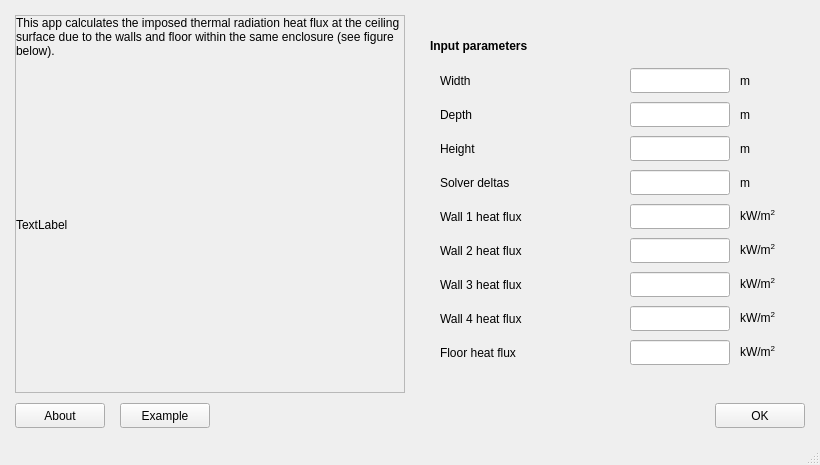
<?xml version="1.0" encoding="UTF-8"?>
<ui version="4.0">
 <class>MainWindow</class>
 <widget class="QMainWindow" name="MainWindow">
  <property name="geometry">
   <rect>
    <x>0</x>
    <y>0</y>
    <width>820</width>
    <height>465</height>
   </rect>
  </property>
  <property name="windowTitle">
   <string>MainWindow</string>
  </property>
  <widget class="QWidget" name="centralwidget">
   <layout class="QGridLayout" name="gridLayout_2">
    <property name="leftMargin">
     <number>15</number>
    </property>
    <property name="topMargin">
     <number>15</number>
    </property>
    <property name="rightMargin">
     <number>15</number>
    </property>
    <property name="bottomMargin">
     <number>15</number>
    </property>
    <property name="spacing">
     <number>10</number>
    </property>
    <item row="0" column="1">
     <widget class="QFrame" name="frame_userio">
      <property name="minimumSize">
       <size>
        <width>390</width>
        <height>0</height>
       </size>
      </property>
      <property name="maximumSize">
       <size>
        <width>390</width>
        <height>16777215</height>
       </size>
      </property>
      <layout class="QGridLayout" name="gridLayout">
       <property name="leftMargin">
        <number>15</number>
       </property>
       <property name="topMargin">
        <number>15</number>
       </property>
       <property name="rightMargin">
        <number>15</number>
       </property>
       <property name="bottomMargin">
        <number>15</number>
       </property>
       <property name="horizontalSpacing">
        <number>10</number>
       </property>
       <property name="verticalSpacing">
        <number>5</number>
       </property>
       <item row="4" column="3">
        <widget class="QLabel" name="label_18">
         <property name="sizePolicy">
          <sizepolicy hsizetype="Minimum" vsizetype="Fixed">
           <horstretch>0</horstretch>
           <verstretch>0</verstretch>
          </sizepolicy>
         </property>
         <property name="minimumSize">
          <size>
           <width>50</width>
           <height>25</height>
          </size>
         </property>
         <property name="maximumSize">
          <size>
           <width>16777215</width>
           <height>25</height>
          </size>
         </property>
         <property name="text">
          <string>m</string>
         </property>
        </widget>
       </item>
       <item row="9" column="2">
        <widget class="QLineEdit" name="lineEdit_in_floor_heat_flux">
         <property name="sizePolicy">
          <sizepolicy hsizetype="Minimum" vsizetype="Fixed">
           <horstretch>0</horstretch>
           <verstretch>0</verstretch>
          </sizepolicy>
         </property>
         <property name="minimumSize">
          <size>
           <width>50</width>
           <height>25</height>
          </size>
         </property>
         <property name="maximumSize">
          <size>
           <width>16777215</width>
           <height>25</height>
          </size>
         </property>
        </widget>
       </item>
       <item row="5" column="1">
        <widget class="QLabel" name="label_4">
         <property name="sizePolicy">
          <sizepolicy hsizetype="Minimum" vsizetype="Fixed">
           <horstretch>0</horstretch>
           <verstretch>0</verstretch>
          </sizepolicy>
         </property>
         <property name="minimumSize">
          <size>
           <width>180</width>
           <height>25</height>
          </size>
         </property>
         <property name="maximumSize">
          <size>
           <width>16777215</width>
           <height>25</height>
          </size>
         </property>
         <property name="text">
          <string>Wall 1 heat flux</string>
         </property>
        </widget>
       </item>
       <item row="5" column="3">
        <widget class="QLabel" name="label_12">
         <property name="sizePolicy">
          <sizepolicy hsizetype="Minimum" vsizetype="Fixed">
           <horstretch>0</horstretch>
           <verstretch>0</verstretch>
          </sizepolicy>
         </property>
         <property name="minimumSize">
          <size>
           <width>50</width>
           <height>25</height>
          </size>
         </property>
         <property name="maximumSize">
          <size>
           <width>16777215</width>
           <height>25</height>
          </size>
         </property>
         <property name="text">
          <string>kW/m&lt;sup&gt;2&lt;/sup&gt;</string>
         </property>
        </widget>
       </item>
       <item row="3" column="1">
        <widget class="QLabel" name="label_3">
         <property name="sizePolicy">
          <sizepolicy hsizetype="Minimum" vsizetype="Fixed">
           <horstretch>0</horstretch>
           <verstretch>0</verstretch>
          </sizepolicy>
         </property>
         <property name="minimumSize">
          <size>
           <width>180</width>
           <height>25</height>
          </size>
         </property>
         <property name="maximumSize">
          <size>
           <width>16777215</width>
           <height>25</height>
          </size>
         </property>
         <property name="text">
          <string>Height</string>
         </property>
        </widget>
       </item>
       <item row="3" column="3">
        <widget class="QLabel" name="label_11">
         <property name="sizePolicy">
          <sizepolicy hsizetype="Minimum" vsizetype="Fixed">
           <horstretch>0</horstretch>
           <verstretch>0</verstretch>
          </sizepolicy>
         </property>
         <property name="minimumSize">
          <size>
           <width>50</width>
           <height>25</height>
          </size>
         </property>
         <property name="maximumSize">
          <size>
           <width>16777215</width>
           <height>25</height>
          </size>
         </property>
         <property name="text">
          <string>m</string>
         </property>
        </widget>
       </item>
       <item row="6" column="1">
        <widget class="QLabel" name="label_5">
         <property name="sizePolicy">
          <sizepolicy hsizetype="Minimum" vsizetype="Fixed">
           <horstretch>0</horstretch>
           <verstretch>0</verstretch>
          </sizepolicy>
         </property>
         <property name="minimumSize">
          <size>
           <width>180</width>
           <height>25</height>
          </size>
         </property>
         <property name="maximumSize">
          <size>
           <width>16777215</width>
           <height>25</height>
          </size>
         </property>
         <property name="text">
          <string>Wall 2 heat flux</string>
         </property>
        </widget>
       </item>
       <item row="1" column="3">
        <widget class="QLabel" name="label_9">
         <property name="sizePolicy">
          <sizepolicy hsizetype="Minimum" vsizetype="Fixed">
           <horstretch>0</horstretch>
           <verstretch>0</verstretch>
          </sizepolicy>
         </property>
         <property name="minimumSize">
          <size>
           <width>50</width>
           <height>25</height>
          </size>
         </property>
         <property name="maximumSize">
          <size>
           <width>16777215</width>
           <height>25</height>
          </size>
         </property>
         <property name="text">
          <string>m</string>
         </property>
        </widget>
       </item>
       <item row="6" column="2">
        <widget class="QLineEdit" name="lineEdit_in_wall_2_heat_flux">
         <property name="sizePolicy">
          <sizepolicy hsizetype="Minimum" vsizetype="Fixed">
           <horstretch>0</horstretch>
           <verstretch>0</verstretch>
          </sizepolicy>
         </property>
         <property name="minimumSize">
          <size>
           <width>50</width>
           <height>25</height>
          </size>
         </property>
         <property name="maximumSize">
          <size>
           <width>16777215</width>
           <height>25</height>
          </size>
         </property>
        </widget>
       </item>
       <item row="8" column="1">
        <widget class="QLabel" name="label_7">
         <property name="sizePolicy">
          <sizepolicy hsizetype="Minimum" vsizetype="Fixed">
           <horstretch>0</horstretch>
           <verstretch>0</verstretch>
          </sizepolicy>
         </property>
         <property name="minimumSize">
          <size>
           <width>180</width>
           <height>25</height>
          </size>
         </property>
         <property name="maximumSize">
          <size>
           <width>16777215</width>
           <height>25</height>
          </size>
         </property>
         <property name="text">
          <string>Wall 4 heat flux</string>
         </property>
        </widget>
       </item>
       <item row="4" column="1">
        <widget class="QLabel" name="label_17">
         <property name="sizePolicy">
          <sizepolicy hsizetype="Minimum" vsizetype="Fixed">
           <horstretch>0</horstretch>
           <verstretch>0</verstretch>
          </sizepolicy>
         </property>
         <property name="minimumSize">
          <size>
           <width>180</width>
           <height>25</height>
          </size>
         </property>
         <property name="maximumSize">
          <size>
           <width>16777215</width>
           <height>25</height>
          </size>
         </property>
         <property name="text">
          <string>Solver deltas</string>
         </property>
        </widget>
       </item>
       <item row="9" column="3">
        <widget class="QLabel" name="label_16">
         <property name="sizePolicy">
          <sizepolicy hsizetype="Minimum" vsizetype="Fixed">
           <horstretch>0</horstretch>
           <verstretch>0</verstretch>
          </sizepolicy>
         </property>
         <property name="minimumSize">
          <size>
           <width>50</width>
           <height>25</height>
          </size>
         </property>
         <property name="maximumSize">
          <size>
           <width>16777215</width>
           <height>25</height>
          </size>
         </property>
         <property name="text">
          <string>kW/m&lt;sup&gt;2&lt;/sup&gt;</string>
         </property>
        </widget>
       </item>
       <item row="7" column="3">
        <widget class="QLabel" name="label_14">
         <property name="sizePolicy">
          <sizepolicy hsizetype="Minimum" vsizetype="Fixed">
           <horstretch>0</horstretch>
           <verstretch>0</verstretch>
          </sizepolicy>
         </property>
         <property name="minimumSize">
          <size>
           <width>50</width>
           <height>25</height>
          </size>
         </property>
         <property name="maximumSize">
          <size>
           <width>16777215</width>
           <height>25</height>
          </size>
         </property>
         <property name="text">
          <string>kW/m&lt;sup&gt;2&lt;/sup&gt;</string>
         </property>
        </widget>
       </item>
       <item row="9" column="1">
        <widget class="QLabel" name="label_8">
         <property name="sizePolicy">
          <sizepolicy hsizetype="Minimum" vsizetype="Fixed">
           <horstretch>0</horstretch>
           <verstretch>0</verstretch>
          </sizepolicy>
         </property>
         <property name="minimumSize">
          <size>
           <width>180</width>
           <height>25</height>
          </size>
         </property>
         <property name="maximumSize">
          <size>
           <width>16777215</width>
           <height>25</height>
          </size>
         </property>
         <property name="text">
          <string>Floor heat flux</string>
         </property>
        </widget>
       </item>
       <item row="1" column="2">
        <widget class="QLineEdit" name="lineEdit_in_width">
         <property name="sizePolicy">
          <sizepolicy hsizetype="Minimum" vsizetype="Fixed">
           <horstretch>0</horstretch>
           <verstretch>0</verstretch>
          </sizepolicy>
         </property>
         <property name="minimumSize">
          <size>
           <width>50</width>
           <height>25</height>
          </size>
         </property>
         <property name="maximumSize">
          <size>
           <width>16777215</width>
           <height>25</height>
          </size>
         </property>
        </widget>
       </item>
       <item row="7" column="2">
        <widget class="QLineEdit" name="lineEdit_in_wall_3_heat_flux">
         <property name="sizePolicy">
          <sizepolicy hsizetype="Minimum" vsizetype="Fixed">
           <horstretch>0</horstretch>
           <verstretch>0</verstretch>
          </sizepolicy>
         </property>
         <property name="minimumSize">
          <size>
           <width>50</width>
           <height>25</height>
          </size>
         </property>
         <property name="maximumSize">
          <size>
           <width>16777215</width>
           <height>25</height>
          </size>
         </property>
        </widget>
       </item>
       <item row="7" column="1">
        <widget class="QLabel" name="label_6">
         <property name="sizePolicy">
          <sizepolicy hsizetype="Minimum" vsizetype="Fixed">
           <horstretch>0</horstretch>
           <verstretch>0</verstretch>
          </sizepolicy>
         </property>
         <property name="minimumSize">
          <size>
           <width>180</width>
           <height>25</height>
          </size>
         </property>
         <property name="maximumSize">
          <size>
           <width>16777215</width>
           <height>25</height>
          </size>
         </property>
         <property name="text">
          <string>Wall 3 heat flux</string>
         </property>
        </widget>
       </item>
       <item row="8" column="2">
        <widget class="QLineEdit" name="lineEdit_in_wall_4_heat_flux">
         <property name="sizePolicy">
          <sizepolicy hsizetype="Minimum" vsizetype="Fixed">
           <horstretch>0</horstretch>
           <verstretch>0</verstretch>
          </sizepolicy>
         </property>
         <property name="minimumSize">
          <size>
           <width>50</width>
           <height>25</height>
          </size>
         </property>
         <property name="maximumSize">
          <size>
           <width>16777215</width>
           <height>25</height>
          </size>
         </property>
        </widget>
       </item>
       <item row="4" column="2">
        <widget class="QLineEdit" name="lineEdit_in_solver_deltas">
         <property name="sizePolicy">
          <sizepolicy hsizetype="Minimum" vsizetype="Fixed">
           <horstretch>0</horstretch>
           <verstretch>0</verstretch>
          </sizepolicy>
         </property>
         <property name="minimumSize">
          <size>
           <width>50</width>
           <height>25</height>
          </size>
         </property>
         <property name="maximumSize">
          <size>
           <width>16777215</width>
           <height>25</height>
          </size>
         </property>
        </widget>
       </item>
       <item row="2" column="1">
        <widget class="QLabel" name="label_2">
         <property name="sizePolicy">
          <sizepolicy hsizetype="Minimum" vsizetype="Fixed">
           <horstretch>0</horstretch>
           <verstretch>0</verstretch>
          </sizepolicy>
         </property>
         <property name="minimumSize">
          <size>
           <width>180</width>
           <height>25</height>
          </size>
         </property>
         <property name="maximumSize">
          <size>
           <width>16777215</width>
           <height>25</height>
          </size>
         </property>
         <property name="text">
          <string>Depth</string>
         </property>
        </widget>
       </item>
       <item row="2" column="3">
        <widget class="QLabel" name="label_10">
         <property name="sizePolicy">
          <sizepolicy hsizetype="Minimum" vsizetype="Fixed">
           <horstretch>0</horstretch>
           <verstretch>0</verstretch>
          </sizepolicy>
         </property>
         <property name="minimumSize">
          <size>
           <width>50</width>
           <height>25</height>
          </size>
         </property>
         <property name="maximumSize">
          <size>
           <width>16777215</width>
           <height>25</height>
          </size>
         </property>
         <property name="text">
          <string>m</string>
         </property>
        </widget>
       </item>
       <item row="5" column="2">
        <widget class="QLineEdit" name="lineEdit_in_wall_1_heat_flux">
         <property name="sizePolicy">
          <sizepolicy hsizetype="Minimum" vsizetype="Fixed">
           <horstretch>0</horstretch>
           <verstretch>0</verstretch>
          </sizepolicy>
         </property>
         <property name="minimumSize">
          <size>
           <width>50</width>
           <height>25</height>
          </size>
         </property>
         <property name="maximumSize">
          <size>
           <width>16777215</width>
           <height>25</height>
          </size>
         </property>
        </widget>
       </item>
       <item row="1" column="1">
        <widget class="QLabel" name="label">
         <property name="sizePolicy">
          <sizepolicy hsizetype="Minimum" vsizetype="Fixed">
           <horstretch>0</horstretch>
           <verstretch>0</verstretch>
          </sizepolicy>
         </property>
         <property name="minimumSize">
          <size>
           <width>180</width>
           <height>25</height>
          </size>
         </property>
         <property name="maximumSize">
          <size>
           <width>16777215</width>
           <height>25</height>
          </size>
         </property>
         <property name="text">
          <string>Width</string>
         </property>
        </widget>
       </item>
       <item row="6" column="3">
        <widget class="QLabel" name="label_13">
         <property name="sizePolicy">
          <sizepolicy hsizetype="Minimum" vsizetype="Fixed">
           <horstretch>0</horstretch>
           <verstretch>0</verstretch>
          </sizepolicy>
         </property>
         <property name="minimumSize">
          <size>
           <width>50</width>
           <height>25</height>
          </size>
         </property>
         <property name="maximumSize">
          <size>
           <width>16777215</width>
           <height>25</height>
          </size>
         </property>
         <property name="text">
          <string>kW/m&lt;sup&gt;2&lt;/sup&gt;</string>
         </property>
        </widget>
       </item>
       <item row="2" column="2">
        <widget class="QLineEdit" name="lineEdit_in_depth">
         <property name="sizePolicy">
          <sizepolicy hsizetype="Minimum" vsizetype="Fixed">
           <horstretch>0</horstretch>
           <verstretch>0</verstretch>
          </sizepolicy>
         </property>
         <property name="minimumSize">
          <size>
           <width>50</width>
           <height>25</height>
          </size>
         </property>
         <property name="maximumSize">
          <size>
           <width>16777215</width>
           <height>25</height>
          </size>
         </property>
        </widget>
       </item>
       <item row="3" column="2">
        <widget class="QLineEdit" name="lineEdit_in_height">
         <property name="sizePolicy">
          <sizepolicy hsizetype="Minimum" vsizetype="Fixed">
           <horstretch>0</horstretch>
           <verstretch>0</verstretch>
          </sizepolicy>
         </property>
         <property name="minimumSize">
          <size>
           <width>50</width>
           <height>25</height>
          </size>
         </property>
         <property name="maximumSize">
          <size>
           <width>16777215</width>
           <height>25</height>
          </size>
         </property>
        </widget>
       </item>
       <item row="8" column="3">
        <widget class="QLabel" name="label_15">
         <property name="sizePolicy">
          <sizepolicy hsizetype="Minimum" vsizetype="Fixed">
           <horstretch>0</horstretch>
           <verstretch>0</verstretch>
          </sizepolicy>
         </property>
         <property name="minimumSize">
          <size>
           <width>50</width>
           <height>25</height>
          </size>
         </property>
         <property name="maximumSize">
          <size>
           <width>16777215</width>
           <height>25</height>
          </size>
         </property>
         <property name="text">
          <string>kW/m&lt;sup&gt;2&lt;/sup&gt;</string>
         </property>
        </widget>
       </item>
       <item row="1" column="0">
        <spacer name="horizontalSpacer_3">
         <property name="orientation">
          <enum>Qt::Horizontal</enum>
         </property>
         <property name="sizeHint" stdset="0">
          <size>
           <width>2</width>
           <height>20</height>
          </size>
         </property>
        </spacer>
       </item>
       <item row="0" column="0" colspan="4">
        <widget class="QLabel" name="label_22">
         <property name="sizePolicy">
          <sizepolicy hsizetype="Preferred" vsizetype="Fixed">
           <horstretch>0</horstretch>
           <verstretch>0</verstretch>
          </sizepolicy>
         </property>
         <property name="minimumSize">
          <size>
           <width>0</width>
           <height>25</height>
          </size>
         </property>
         <property name="maximumSize">
          <size>
           <width>16777215</width>
           <height>25</height>
          </size>
         </property>
         <property name="text">
          <string>&lt;b&gt;Input parameters&lt;/b&gt;</string>
         </property>
        </widget>
       </item>
      </layout>
     </widget>
    </item>
    <item row="0" column="0">
     <widget class="QFrame" name="frame">
      <property name="sizePolicy">
       <sizepolicy hsizetype="Preferred" vsizetype="Minimum">
        <horstretch>0</horstretch>
        <verstretch>0</verstretch>
       </sizepolicy>
      </property>
      <property name="minimumSize">
       <size>
        <width>390</width>
        <height>0</height>
       </size>
      </property>
      <property name="maximumSize">
       <size>
        <width>390</width>
        <height>16777215</height>
       </size>
      </property>
      <property name="frameShape">
       <enum>QFrame::StyledPanel</enum>
      </property>
      <property name="frameShadow">
       <enum>QFrame::Raised</enum>
      </property>
      <layout class="QVBoxLayout" name="verticalLayout">
       <property name="spacing">
        <number>0</number>
       </property>
       <property name="leftMargin">
        <number>0</number>
       </property>
       <property name="topMargin">
        <number>0</number>
       </property>
       <property name="rightMargin">
        <number>0</number>
       </property>
       <property name="bottomMargin">
        <number>0</number>
       </property>
       <item>
        <widget class="QLabel" name="label_20">
         <property name="text">
          <string>This app calculates the imposed thermal radiation heat flux at the ceiling surface due to the walls and floor within the same enclosure (see figure below).</string>
         </property>
         <property name="wordWrap">
          <bool>true</bool>
         </property>
        </widget>
       </item>
       <item>
        <spacer name="verticalSpacer">
         <property name="orientation">
          <enum>Qt::Vertical</enum>
         </property>
         <property name="sizeHint" stdset="0">
          <size>
           <width>20</width>
           <height>5</height>
          </size>
         </property>
        </spacer>
       </item>
       <item>
        <widget class="QLabel" name="label_figure">
         <property name="minimumSize">
          <size>
           <width>341</width>
           <height>284</height>
          </size>
         </property>
         <property name="maximumSize">
          <size>
           <width>341</width>
           <height>284</height>
          </size>
         </property>
         <property name="text">
          <string>TextLabel</string>
         </property>
        </widget>
       </item>
       <item>
        <spacer name="verticalSpacer_2">
         <property name="orientation">
          <enum>Qt::Vertical</enum>
         </property>
         <property name="sizeHint" stdset="0">
          <size>
           <width>20</width>
           <height>5</height>
          </size>
         </property>
        </spacer>
       </item>
      </layout>
     </widget>
    </item>
    <item row="1" column="0" colspan="2">
     <widget class="QWidget" name="widget" native="true">
      <layout class="QHBoxLayout" name="horizontalLayout">
       <property name="spacing">
        <number>0</number>
       </property>
       <property name="leftMargin">
        <number>0</number>
       </property>
       <property name="topMargin">
        <number>0</number>
       </property>
       <property name="rightMargin">
        <number>0</number>
       </property>
       <property name="bottomMargin">
        <number>0</number>
       </property>
       <item>
        <widget class="QPushButton" name="pushButton_about">
         <property name="minimumSize">
          <size>
           <width>90</width>
           <height>25</height>
          </size>
         </property>
         <property name="maximumSize">
          <size>
           <width>16777215</width>
           <height>25</height>
          </size>
         </property>
         <property name="text">
          <string>About</string>
         </property>
        </widget>
       </item>
       <item>
        <spacer name="horizontalSpacer_2">
         <property name="orientation">
          <enum>Qt::Horizontal</enum>
         </property>
         <property name="sizeType">
          <enum>QSizePolicy::Fixed</enum>
         </property>
         <property name="sizeHint" stdset="0">
          <size>
           <width>15</width>
           <height>20</height>
          </size>
         </property>
        </spacer>
       </item>
       <item>
        <widget class="QPushButton" name="pushButton_example">
         <property name="minimumSize">
          <size>
           <width>90</width>
           <height>25</height>
          </size>
         </property>
         <property name="maximumSize">
          <size>
           <width>16777215</width>
           <height>25</height>
          </size>
         </property>
         <property name="text">
          <string>Example</string>
         </property>
        </widget>
       </item>
       <item>
        <spacer name="horizontalSpacer">
         <property name="orientation">
          <enum>Qt::Horizontal</enum>
         </property>
         <property name="sizeHint" stdset="0">
          <size>
           <width>40</width>
           <height>20</height>
          </size>
         </property>
        </spacer>
       </item>
       <item>
        <widget class="QPushButton" name="pushButton_ok">
         <property name="minimumSize">
          <size>
           <width>90</width>
           <height>25</height>
          </size>
         </property>
         <property name="maximumSize">
          <size>
           <width>16777215</width>
           <height>25</height>
          </size>
         </property>
         <property name="text">
          <string>OK</string>
         </property>
        </widget>
       </item>
      </layout>
     </widget>
    </item>
   </layout>
  </widget>
  <widget class="QMenuBar" name="menubar">
   <property name="geometry">
    <rect>
     <x>0</x>
     <y>0</y>
     <width>820</width>
     <height>22</height>
    </rect>
   </property>
  </widget>
  <widget class="QStatusBar" name="statusbar"/>
 </widget>
 <tabstops>
  <tabstop>lineEdit_in_width</tabstop>
  <tabstop>lineEdit_in_depth</tabstop>
  <tabstop>lineEdit_in_height</tabstop>
  <tabstop>lineEdit_in_solver_deltas</tabstop>
  <tabstop>lineEdit_in_wall_1_heat_flux</tabstop>
  <tabstop>lineEdit_in_wall_2_heat_flux</tabstop>
  <tabstop>lineEdit_in_wall_3_heat_flux</tabstop>
  <tabstop>lineEdit_in_wall_4_heat_flux</tabstop>
  <tabstop>lineEdit_in_floor_heat_flux</tabstop>
  <tabstop>pushButton_ok</tabstop>
  <tabstop>pushButton_about</tabstop>
  <tabstop>pushButton_example</tabstop>
 </tabstops>
 <resources/>
 <connections/>
</ui>
